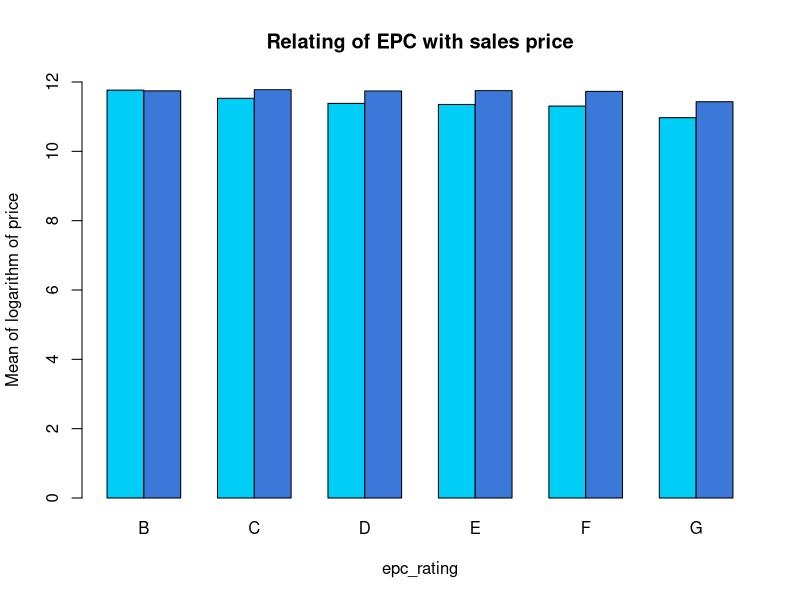
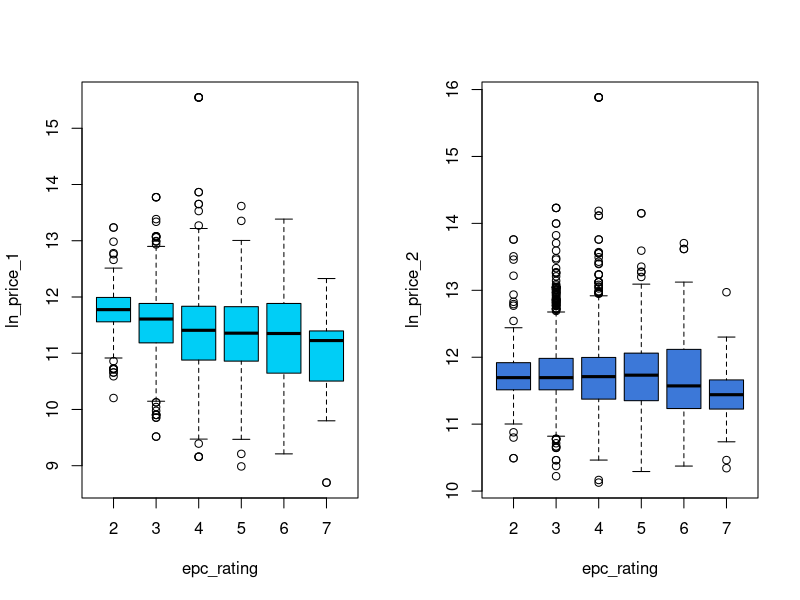
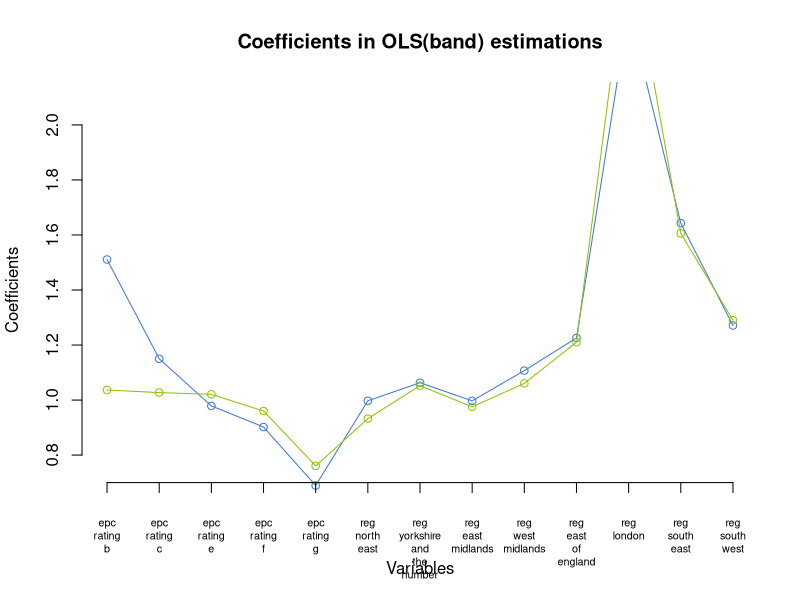
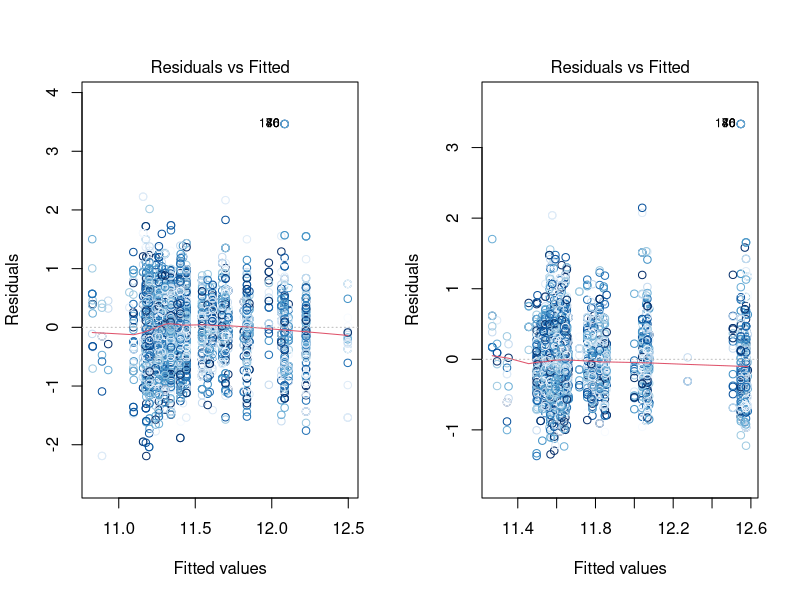
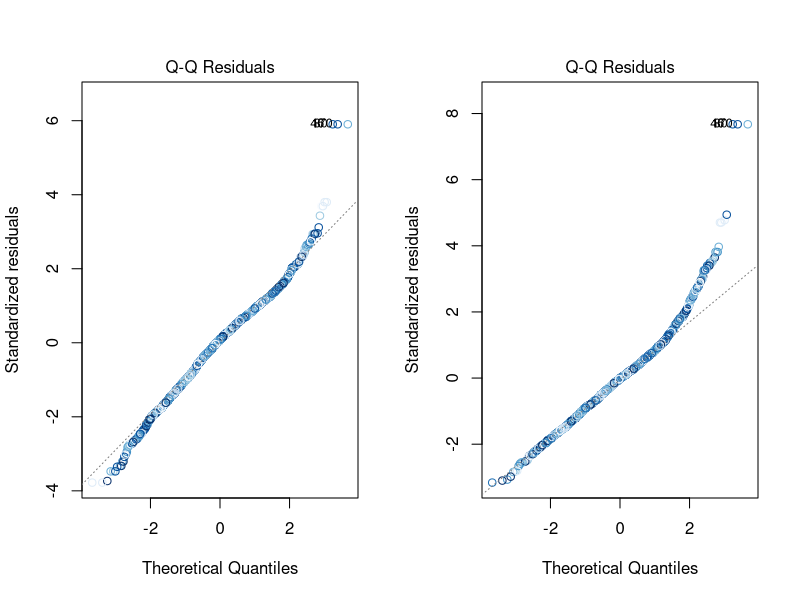
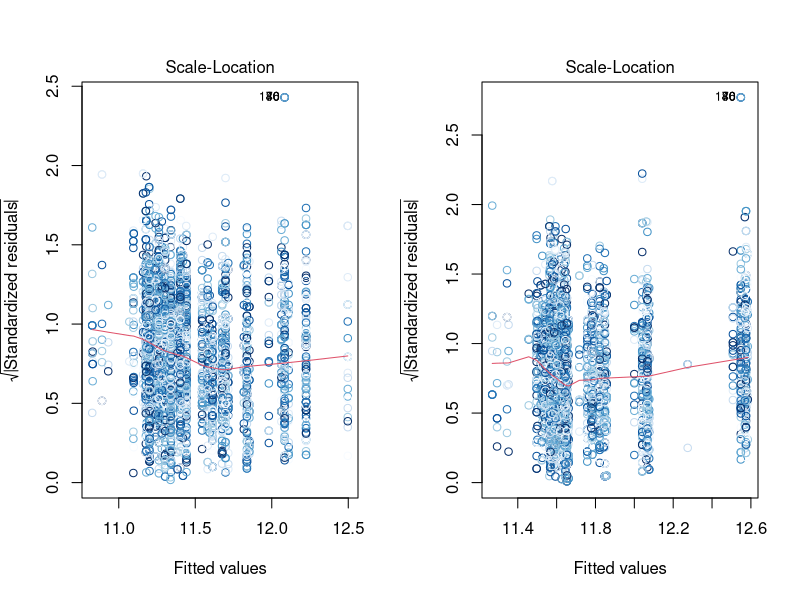
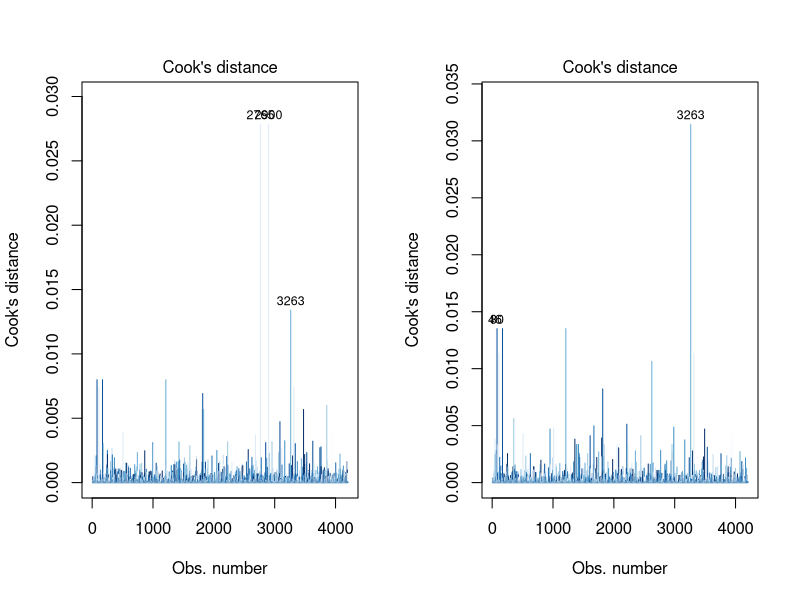
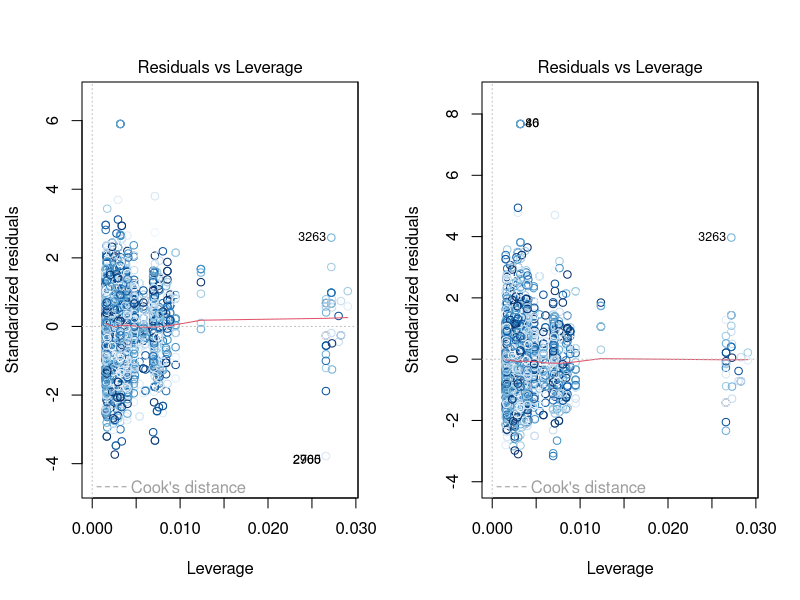

Recreate these plots in R, in order. (Note: this script raises an error after producing the figures.)
Data <- read.csv("Data.csv") # nolint

# INDEX
# Hedonic regression of prices (band)
# relation of rating and time between sale
# hedonic regression of time
# relation of regions and house prices
# relation of regions and time between sale
# Hedonic regression of prices (continuous)
# Repeat sales index


# relation of rating and house prices
epc_rating <- Data$epc_rating_a +
    2 * Data$epc_rating_b +
    3 * Data$epc_rating_c +
    4 * Data$epc_rating_d +
    5 * Data$epc_rating_e + 6 * Data$epc_rating_f + 7 * Data$epc_rating_g
# epc_rating corresponds epc_rating, 1 for A, 2 for B ... 7 for G.

windows()
barplot(
    rbind(
        tapply(Data$ln_price_1, epc_rating, mean),
        tapply(Data$ln_price_2, epc_rating, mean)
    ),
    beside = TRUE, ylim = c(0, 12),
    names.arg = c("B", "C", "D", "E", "F", "G"),
    col = c("#00CEF6", "#3C78D8"),
    xlab = "epc_rating",
    ylab = "Mean of logarithm of price",
    main = "Relating of EPC with sales price",
)
windows()
par(mfrow = c(1, 2))

boxplot(Data$ln_price_1 ~ epc_rating, ylab = "ln_price_1", col = c("#00CEF6"))
boxplot(Data$ln_price_2 ~ epc_rating, ylab = "ln_price_2", col = c("#3C78D8"))


# hedonic regression of prices
epc_price1 <- lm(ln_price_1 ~ epc_rating_b +
    epc_rating_c + epc_rating_e +
    epc_rating_f + epc_rating_g +
    reg_north_east +
    reg_yorkshire_and_the_humber + reg_east_midlands +
    reg_west_midlands + reg_east_of_england +
    reg_london + reg_south_east + reg_south_west, data = Data)


epc_price2 <- lm(ln_price_2 ~ epc_rating_b +
    epc_rating_c + epc_rating_e +
    epc_rating_f + epc_rating_g +
    reg_north_east +
    reg_yorkshire_and_the_humber + reg_east_midlands +
    reg_west_midlands + reg_east_of_england +
    reg_london + reg_south_east + reg_south_west, data = Data)


options(scipen = 999)
sink("OLS(band).txt")
print(summary(epc_price1))
print(summary(epc_price2))
# Summary shows the statistically significant variables of of ln_price
# Positivity of coefficients imply positive associativity


hedonic_price1 <- exp(epc_price1$coefficients) # hedonic price index1
hedonic_price2 <- exp(epc_price2$coefficients) # hedonic price index2

# confidence intervals for model coefficients
confint(epc_price1, conf.level = 0.95)
confint(epc_price2, conf.level = 0.95)


windows()
plot(1:13, hedonic_price1[-1],
    type = "n",
    axes = F,
    ylab = "",
    xlab = "",
    ylim = c(0.7, 2.1)
)

lines(1:13, hedonic_price1[-1], type = "o", col = "#3C78D8")
lines(1:13, hedonic_price2[-1], type = "o", col = "#8EC400")
axis(2)
axis(1,
    at = 1:13,
    labels = gsub("_", "\n", names(hedonic_price1)[-1]),
    padj = 1, pos = 0.7, cex.axis = 0.65
)
title(
    main = "Coefficients in OLS(band) estimations",
    ylab = "Coefficients",
    xlab = "Variables"
)

# Diagnostic plots for the model- 4 Residual plots-
# Residual = True value - Fitted value
# Residuals vs Fitted
# Normal Probability Plot of Residuals
# sqrt(|standardized residual|) vs fitted values
# Residuals vs Leverage
for (i in 1:6) {
    windows()
    par(mfrow = c(1, 2))
    plot(epc_price1, which = c(i), col = blues9)
    plot(epc_price2, which = c(i), col = blues9)
}

# Partial Residue plots
windows()
par(mfrow = c(4, 4))
termplot(epc_price1,
    partial.resid = TRUE, col.res = "purple", smooth = panel.smooth
)

windows()
par(mfrow = c(4, 4))
termplot(epc_price2,
    partial.resid = TRUE, col.res = "purple", smooth = panel.smooth
)


# relation of rating and time between sale
windows()
par(mfrow = c(1, 2))
barplot(
    tapply(Data$days_between_sale, epc_rating, mean),
    beside = TRUE,
    names.arg = c("B", "C", "D", "E", "F", "G"),
    col = c("#00CEF6", "#3C78D8"),
    xlab = "EPC rating", ylab = "Mean days between sale"
)
boxplot(Data$days_between_sale ~ epc_rating,
    xlab = "EPC rating", ylab = "Days between sale", col = c("#00CEF6")
)

sink()

# relation of region and rating
windows()
barplot(
    t(rbind(
        tapply(Data$reg_north_east, epc_rating, sum),
        tapply(Data$reg_north_west, epc_rating, sum),
        tapply(Data$reg_yorkshire_and_the_humber, epc_rating, sum),
        tapply(Data$reg_east_midlands, epc_rating, sum),
        tapply(Data$reg_west_midlands, epc_rating, sum),
        tapply(Data$reg_east_of_england, epc_rating, sum),
        tapply(Data$reg_london, epc_rating, sum),
        tapply(Data$reg_south_east, epc_rating, sum),
        tapply(Data$reg_south_west, epc_rating, sum)
    ) / 4201),
    ylim = c(0, 0.2),
    names.arg = gsub("_", " ", substring(colnames(Data)[36:44], 5)),
    col = rev(blues9),
    xlab = "Regions",
    ylab = "Frequency"
)

regions <- Data$reg_north_east +
    2 * Data$reg_north_west +
    3 * Data$reg_yorkshire_and_the_humber +
    4 * Data$reg_east_midlands +
    5 * Data$reg_west_midlands +
    6 * Data$reg_east_of_england +
    7 * Data$reg_london +
    8 * Data$reg_south_east +
    9 * Data$reg_south_west

# relation of regions and house prices
windows()
barplot(
    rbind(
        tapply(Data$ln_price_1, regions, mean),
        tapply(Data$ln_price_2, regions, mean)
    ),
    beside = TRUE, ylim = c(0, 14),
    names.arg = gsub("_", " ", substring(colnames(Data)[36:44], 5)),
    xlab = "Regions",
    col = c("#00CEF6", "#3C78D8"),
    ylab = "Mean of logarithm of sales price"
)

windows()
par(mfrow = c(1, 2))
boxplot(Data$ln_price_1 ~ regions,
    xlab = "Regions", ylab = "Logarithm of first sales price",
    col = c("#00CEF6")
)
boxplot(Data$ln_price_2 ~ regions,
    xlab = "Regions", ylab = "Logarithm of second sales price",
    col = c("#3C78D8")
)

# relation of regions and time between sale
windows()
par(mfrow = c(1, 2))
barplot(
    tapply(Data$days_between_sale, regions, mean),
    beside = TRUE,
    names.arg = gsub("_", " ", substring(colnames(Data)[36:44], 5)),
    xlab = "Regions",
    col = c("#00CEF6", "#3C78D8"),
    cex.axis = 0.65,
    ylab = "Mean of days between sale"
)

boxplot(Data$days_between_sale ~ regions,
    xlab = "Regions", ylab = "Mean of days between sale",
    col = c("#00CEF6")
)


# Continuous OLS
epc_price1_cont <- lm(ln_price_1 ~ ln_epc_100 +
    imd_score + income_score +
    emp_score + educ_score +
    health_score + crime_score +
    barrier_score + living_score +
    reg_north_east + reg_yorkshire_and_the_humber +
    reg_east_midlands + reg_west_midlands + reg_east_of_england +
    reg_london + reg_south_east + reg_south_west, data = Data)


sink("OLS(continuous).txt")
print(summary(epc_price1_cont))

epc_price2_cont <- lm(ln_price_2 ~ ln_epc_100 +
    imd_score + income_score +
    emp_score + educ_score +
    health_score + crime_score +
    barrier_score + living_score +
    reg_north_east + reg_yorkshire_and_the_humber +
    reg_east_midlands + reg_west_midlands + reg_east_of_england +
    reg_london + reg_south_east + reg_south_west, data = Data)

print(summary(epc_price2_cont))

hedonic_price1_cont <- epc_price1_cont$coefficients
hedonic_price2_cont <- epc_price2_cont$coefficients

# confidence intervals for model coefficients
confint(epc_price1_cont, conf.level = 0.95)
confint(epc_price2_cont, conf.level = 0.95)

windows()
plot(1:17, hedonic_price1_cont[-1],
    type = "n",
    axes = F,
    ylab = "",
    xlab = "",
    ylim = c(-0.4, 0.5)
)
lines(1:17, hedonic_price1_cont[-1], type = "o", col = "#3C78D8")
lines(1:17, hedonic_price2_cont[-1], type = "o", col = "#8EC400")
axis(2)
axis(1,
    at = 1:17,
    labels = gsub("_", "\n", names(hedonic_price1_cont)[-1]),
    padj = 1, pos = -0.35
)
title(
    main = "Coefficients in OLS(continuous) estimations",
    ylab = "Coefficients",
    xlab = "Variables"
)
sink()

windows()
par(mfrow = c(4, 5))
termplot(epc_price1_cont,
    partial.resid = TRUE, col.res = "purple", smooth = panel.smooth
)

windows()
par(mfrow = c(4, 5))
termplot(epc_price2_cont,
    partial.resid = TRUE, col.res = "purple", smooth = panel.smooth
)

# Repeat sales index
rsi <- read.csv("RSI.csv")
index <- lm(log_change ~ 0 + Y1996 + Y1997 + Y1998 + Y1999 +
    Y2000 + Y2001 + Y2002 + Y2003 + Y2004 + Y2005 + Y2006 + Y2007 + Y2008
    + Y2009 + Y2010 + Y2011 + Y2012, data = rsi)
windows()
rs_index <- exp(coef(index))
plot(rs_index, type = "o", axes = F, xlab = "", ylab = "", col = "#3C78D8")
axis(2)
axis(1,
    at = 1:17,
    labels = gsub("Y", "", colnames(rsi)[4:20]),
    padj = 1
)
title(
    main = "Repeated Sales Index",
    ylab = "Index",
    xlab = "Year"
)

library(MASS)
# hedonic regression of time
windows()
boxcox(days_between_sale ~ ln_epc_100 +
    imd_score + income_score +
    emp_score + educ_score +
    health_score + crime_score +
    barrier_score + living_score +
    reg_north_east + reg_yorkshire_and_the_humber +
    reg_east_midlands + reg_west_midlands +
    reg_east_of_england + reg_london +
    reg_south_east + reg_south_west, data = Data)

epc_time <- lm(trans_time ~ ln_epc_100 +
    imd_score + income_score +
    emp_score + educ_score +
    health_score + crime_score +
    barrier_score + living_score +
    reg_north_east + reg_yorkshire_and_the_humber +
    reg_east_midlands + reg_west_midlands +
    reg_east_of_england + reg_london +
    reg_south_east + reg_south_west, data = Data)
print(summary(epc_time))
